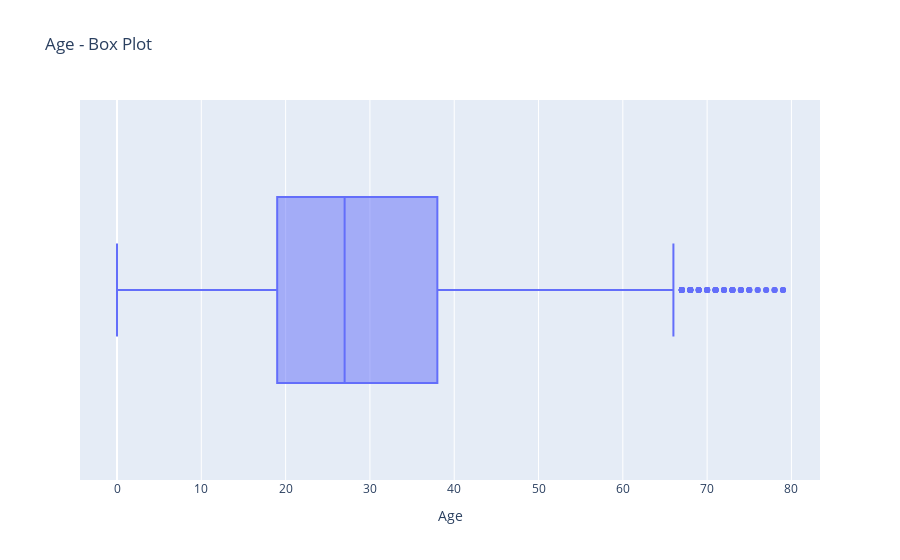

Write notebook code for a chart like this one.
### Markdown cell above
07 - Análise das métricas estatistícas das variáveis numéricas com o uso do Box Plot

### Code cell
fig_bp_age = plt.box(train_data, x="Age", title="Age - Box Plot")
fig_bp_age.update_layout(xaxis_title="Age", yaxis_title="")
fig_bp_age.show()

### Figure 1 — Plotly figure (JSON) as saved in the notebook; plotly's stock layout.template omitted (floating-point values rounded to 4 significant figures; data arrays with more than 128 entries replaced by an {"elided": "..."} marker saying what was removed)
{"data": [{"alignmentgroup": "True", "hovertemplate": "Age=%{x}<extra></extra>", "legendgroup": "", "marker": {"color": "#636efa"}, "name": "", "notched": false, "offsetgroup": "", "orientation": "h", "showlegend": false, "type": "box", "x": {"elided": "8693 int values"}, "x0": " ", "xaxis": "x", "y0": " ", "yaxis": "y"}], "layout": {"boxmode": "group", "legend": {"tracegroupgap": 0}, "title": {"text": "Age - Box Plot"}, "xaxis": {"anchor": "y", "domain": [0, 1], "title": {"text": "Age"}}, "yaxis": {"anchor": "x", "domain": [0, 1], "title": {"text": ""}}}}
